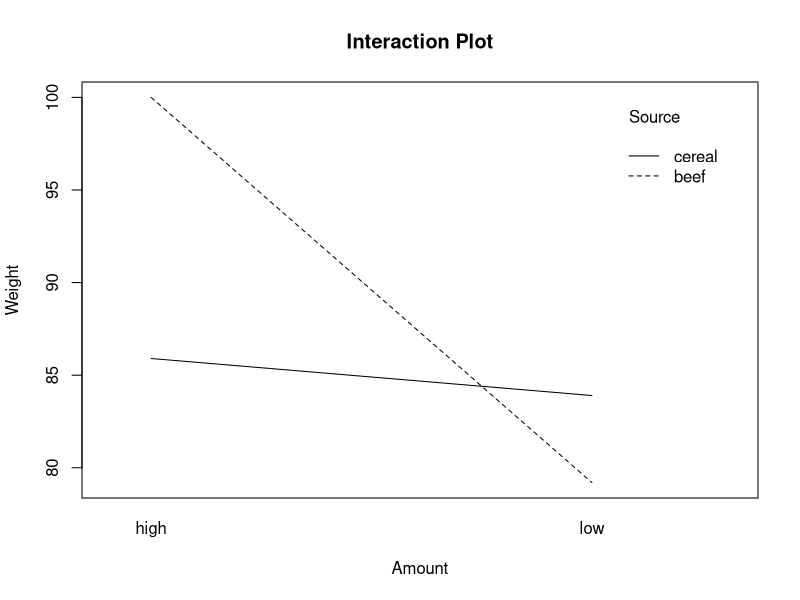

Reproduce this figure in R.
#Example 1: 2 by 2 Qualitative factorial example
# Study on weight gain of rats fed four different diets, 
# where there were two levels of protein (high or low) and 
# two sources of protein (beef or cereal).  
# This gives 2 x 2 treatment combinations: 
# high/beef (HB), high/cereal (HC), low/beef (LB), low/cereal (LC). 
# Ten rats were in each of the four treatment groups.  


library(emmeans)

#Creating the data
source <- rep(c("beef", "beef", "cereal", "cereal"), each = 10)
amount <- rep(c("low", "high", "low", "high"), each = 10)
rat <- rep(1:10, times = 4)
weight <- c(
  90, 76, 90, 64, 86, 51, 72, 90, 95, 78,             # beef low
  73, 102, 118, 104, 81, 107, 100, 87, 117, 111,       # beef high
  107, 95, 97, 80, 98, 74, 74, 67, 89, 58,             # cereal low
  98, 74, 56, 111, 95, 88, 82, 77, 86, 92              # cereal high
)


# Combine into a data frame
rats <- data.frame(source, amount, rat, weight)
str(rats)

#Convert to factor variables
rats$source <- as.factor(rats$source)
rats$amount <- as.factor(rats$amount)
str(rats)
head(rats)

#Fit the model:
mod.fit<- lm(weight~ source + amount + source:amount, data=rats)
summary(aov(mod.fit)) #Type 3 Analysis of variance 

#Interaction plot:
interaction.plot(rats$amount,rats$source, rats$weight
                 , xlab = "Amount", ylab= "Weight",
                 trace.label = "Source", main="Interaction Plot")


#LSMEANS
library(emmeans)
emmeans(mod.fit, ~source, data=rats)
emmeans(mod.fit, ~amount, data=rats)
emmeans(mod.fit, ~source*amount, data=rats)

#Pairwise comparisons
emmeans(mod.fit, pairwise~ source)
emmeans(mod.fit, pairwise ~amount)
emmeans(mod.fit, pairwise ~source*amount, adjust="none") #adjust=TUKEY by default

emmeans(mod.fit, pairwise ~source*amount) 

#Confidence interval for differences
result <- emmeans(mod.fit, pairwise ~ source * amount, adjust = "none")
summary(result$contrasts, infer = c(TRUE, TRUE), level=0.95)  # infer = c(confidence, test)
